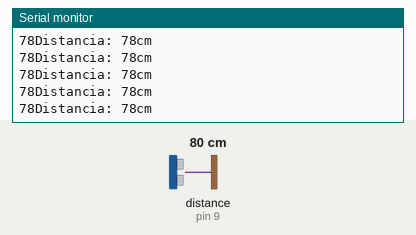
A sketch run on a simulated Arduino Uno, built with avr-gcc and run on an emulated ATmega328P. Parts: the last lines printed to the serial monitor. Wiring (inferred from the names in the program): ultrasonic range finder: trigger pin 8; echo pin 9. Inputs (shaded band) come from the test bench; at power-on: distance to the obstacle (sensor on pin 9) 80 cm. The echo pulse lasts 58.3 µs per cm; WiFi joins after 1.5 s; servers stay silent unless stated.

Above: at 3.0 s.
3.1 s: distance to the obstacle (sensor on pin 9) set to 2 cm
At 3.31 s:
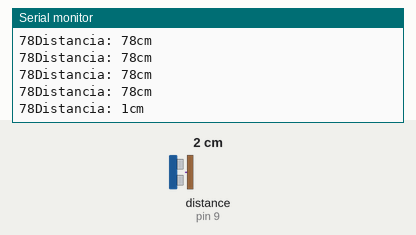
4.6 s: distance to the obstacle (sensor on pin 9) set to 4 cm
At 4.72 s:
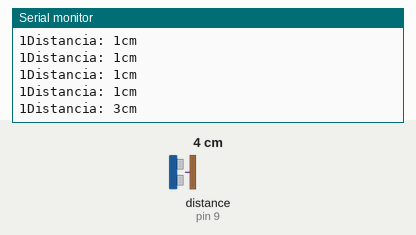
Timing chart, 0 to 7.6 s (numbered marks = the images above; inputs shaded):
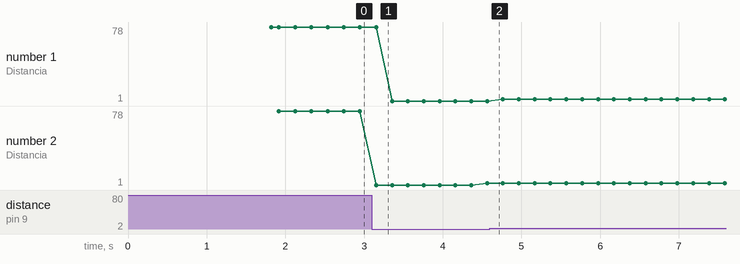

The sketch:

sensor_distancia.ino
```cpp
#define BLYNK_TEMPLATE_ID "TMPL25nTTw4bg"
#define BLYNK_TEMPLATE_NAME "PROYECTO2"
#define BLYNK_AUTH_TOKEN "1Z0BrTiNhGuEo8BOZstDT7jF7ma2a6qT"

/* Comenta esto para desactivar las impresiones y ahorrar espacio */
#define BLYNK_PRINT Serial

#include <ESP8266_Lib.h>
#include <BlynkSimpleShieldEsp8266.h>

// Tus credenciales WiFi.
// Deja el campo de contraseña en blanco ("") si es una red abierta.
char auth[] = BLYNK_AUTH_TOKEN;
//char ssid[] = "Josue";
//char pass[] = "josue1234";
char ssid[] = "Wilson";
char pass[] = "Wilo08JA";
// O bien, utiliza Software Serial en Arduino Uno, Nano...
#include <SoftwareSerial.h>
SoftwareSerial EspSerial(2, 3);  // RX, TX

// Velocidad de comunicación con el módulo ESP8266:
#define ESP8266_BAUD 115200

ESP8266 wifi(&EspSerial);

// Define los pines para el sensor de distancia ultrasónico
const int Trigger = 8;   //Pin digital 2 para el Trigger del sensor
const int Echo = 9;   //Pin digital 3 para el Echo del sensor

void setup() {


  pinMode(Trigger, OUTPUT); //pin como salida
  pinMode(Echo, INPUT);  //pin como entrada
  digitalWrite(Trigger, LOW);//Inicializamos el pin con 0


  // Consola de depuración
  Serial.begin(115200);

  // Establece la velocidad de comunicación del módulo ESP8266
  EspSerial.begin(ESP8266_BAUD);
  delay(10);


  Blynk.begin(BLYNK_AUTH_TOKEN, wifi, ssid, pass);
}

void loop() {
  Blynk.run();

    long t; //timepo que demora en llegar el eco
  long d; //distancia en centimetros

  digitalWrite(Trigger, HIGH);
  delayMicroseconds(10);          //Enviamos un pulso de 10us
  digitalWrite(Trigger, LOW);


  t = pulseIn(Echo, HIGH); //obtenemos el ancho del pulso
  d = t/59;             //escalamos el tiempo a una distancia en cm

  Serial.print("Distancia: ");
  Serial.print(d);      //Enviamos serialmente el valor de la distancia
  Serial.print("cm");
  Serial.println();
  delay(100);          //Hacemos una pausa de 100ms

  Blynk.virtualWrite(V5, d);
  Serial.print(d);

  delay(100);
}
```

Measured:
- after the input at 3.1 s, the serial monitor: prints a new line after 0.05 s (image 1)
- plotted number 1: 78 → 1 after the input at 3.1 s, 1 → 3 after the input at 4.6 s
- plotted number 2: 78 → 3 after the input at 3.1 s
